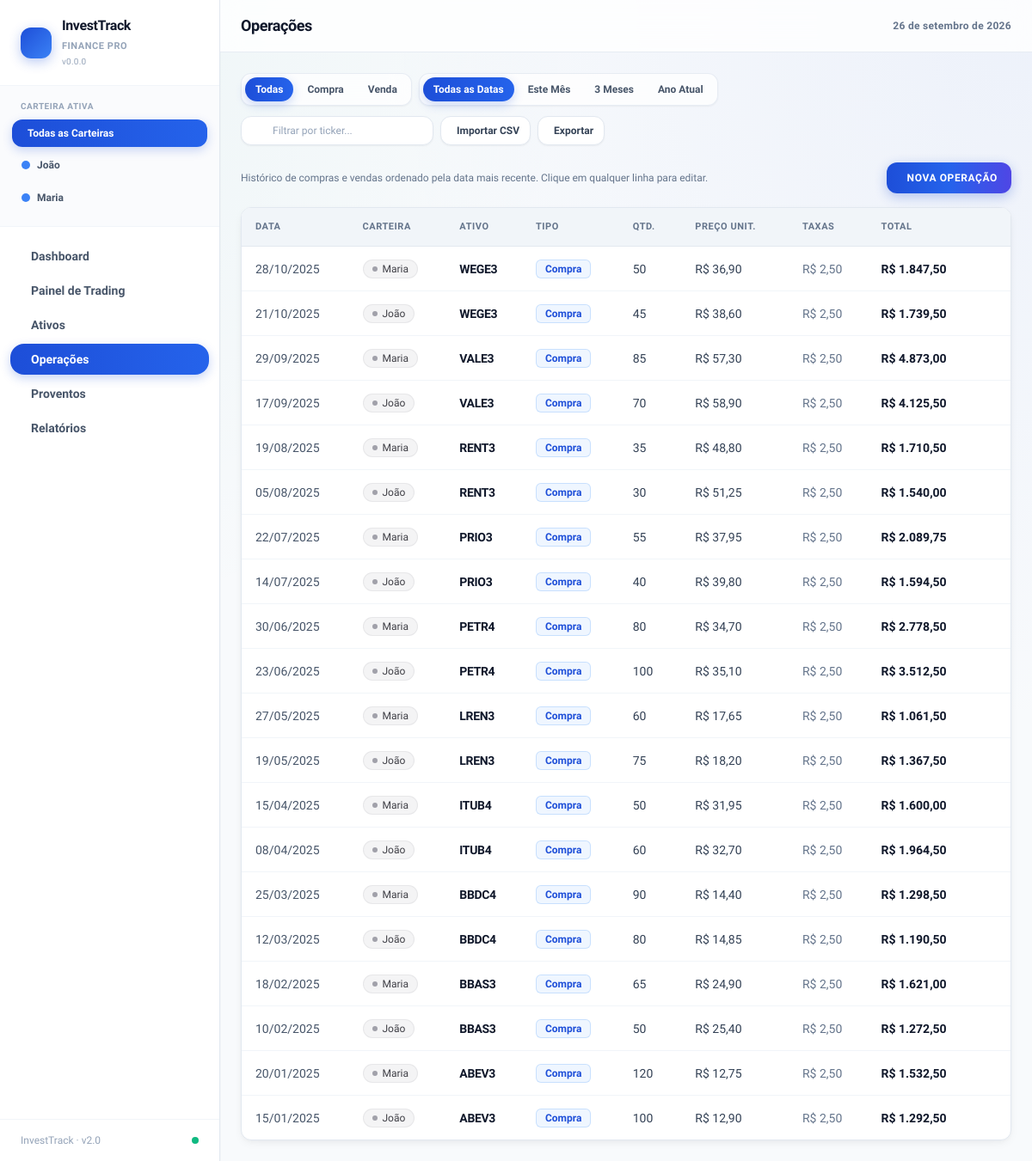
The app's page /operacoes.php with its own data.
### tables this page shows
CREATE TABLE IF NOT EXISTS carteiras (
    id INT AUTO_INCREMENT PRIMARY KEY,
    nome VARCHAR(60) NOT NULL UNIQUE,
    criado_em DATETIME DEFAULT CURRENT_TIMESTAMP
);

CREATE TABLE IF NOT EXISTS transacoes (
    id INT AUTO_INCREMENT PRIMARY KEY,
    ativo_id INT NOT NULL,
    carteira_id INT NOT NULL,
    tipo ENUM('COMPRA','VENDA') NOT NULL,
    quantidade INT NOT NULL,
    preco_unitario DECIMAL(18,6) NOT NULL,
    taxas DECIMAL(14,4) NOT NULL DEFAULT 0,
    data_operacao DATE NOT NULL,
    observacao VARCHAR(255) DEFAULT NULL,
    criado_em DATETIME DEFAULT CURRENT_TIMESTAMP,
    CONSTRAINT fk_transacoes_ativo FOREIGN KEY (ativo_id) REFERENCES ativos(id) ON DELETE CASCADE,
    CONSTRAINT fk_transacoes_carteira FOREIGN KEY (carteira_id) REFERENCES carteiras(id),
    INDEX idx_transacoes_ativo (ativo_id),
    INDEX idx_transacoes_carteira (carteira_id),
    INDEX idx_transacoes_data (data_operacao)
);

CREATE TABLE IF NOT EXISTS ativos (
    id INT AUTO_INCREMENT PRIMARY KEY,
    ticker VARCHAR(10) NOT NULL UNIQUE,
    nome VARCHAR(150) NOT NULL,
    tipo ENUM('ACAO','FII','ETF','BDR','OUTRO') NOT NULL DEFAULT 'ACAO',
    setor VARCHAR(100) DEFAULT NULL,
    cotacao_atual DECIMAL(14,4) NOT NULL DEFAULT 0,
    cotacao_atualizada_em DATETIME DEFAULT NULL,
    criado_em DATETIME DEFAULT CURRENT_TIMESTAMP
);

### views/operacoes/index.php (the view, shortened to what the rows shown need)
<?php require BASE_PATH . '/views/layout/header.php'; ?>
<div class="tabela-card">
  <table class="w-full text-sm js-sortable" id="tabela-operacoes">
    <thead>
      <tr class="text-left text-[11px] font-bold text-slate-500 uppercase tracking-wider bg-slate-50/80 border-b border-slate-200">
        <th class="py-3 px-4" data-default-sort="desc">Data</th>
        <th class="py-3 px-4">Carteira</th>
        <th class="py-3 px-4" data-sort-type="text">Ativo</th>
        <th class="py-3 px-4">Tipo</th>
        <th class="py-3 px-4">Qtd.</th>
        <th class="py-3 px-4">Preço Unit.</th>
        <th class="py-3 px-4">Taxas</th>
        <th class="py-3 px-4">Total</th>
        <th class="py-3 px-2 w-10 text-center" data-no-sort data-no-export></th>
      </tr>
    </thead>
    <tbody class="divide-y divide-slate-100">
      <?php foreach ($transacoes as $t): $total = $t['quantidade'] * $t['preco_unitario'] + ($t['tipo'] === 'COMPRA' ? $t['taxas'] : -$t['taxas']); ?>
      <tr class="hover:bg-slate-50/80 cursor-pointer transition-colors group operacao-row"
          data-ticker="<?= e($t['ticker']) ?>"
          data-tipo="<?= e($t['tipo']) ?>"
          data-data="<?= e($t['data_operacao']) ?>"
          title="Clique para editar"
          onclick="window.location.href='<?= BASE_URL ?>/operacoes.php?action=edit&id=<?= (int)$t['id'] ?>'">
        <td class="py-3.5 px-4 text-slate-600 font-medium" data-sort-value="<?= e($t['data_operacao']) ?>"><?= date('d/m/Y', strtotime($t['data_operacao'])) ?></td>
        <td class="py-3.5 px-4">
          <?= carteira_badge($t['carteira_nome']) ?>
        </td>
        <td class="py-3.5 px-4 font-bold text-slate-900 tracking-tight" data-sort-value="<?= e($t['ticker']) ?>"><?= e($t['ticker']) ?></td>
        <td class="py-3.5 px-4">
          <span class="inline-flex items-center rounded-md px-2.5 py-0.5 text-xs font-bold <?= $t['tipo'] === 'COMPRA' ? 'bg-blue-50 text-blue-700 border border-blue-200/80' : 'bg-amber-50 text-amber-700 border border-amber-200/80' ?>">
            <?= $t['tipo'] === 'COMPRA' ? 'Compra' : 'Venda' ?>
          </span>
        </td>
        <td class="py-3.5 px-4 text-slate-700 font-medium"><?= number_format($t['quantidade'], 0, ',', '.') ?></td>
        <td class="py-3.5 px-4 text-slate-700 font-medium">R$ <?= formatar_preco_unitario($t['preco_unitario']) ?></td>
        <td class="py-3.5 px-4 text-slate-500 font-medium">R$ <?= number_format($t['taxas'], 2, ',', '.') ?></td>
        <td class="py-3.5 px-4 text-slate-900 font-bold">R$ <?= number_format($total, 2, ',', '.') ?></td>
        <td class="py-3.5 px-2 text-center" onclick="event.stopPropagation()">
          <button type="button"
            onclick="abrirModalExclusao(<?= (int)$t['id'] ?>, '<?= e($t['ticker']) ?>', '<?= date('d/m/Y', strtotime($t['data_operacao'])) ?>')"
            class="rounded-lg p-1.5 text-slate-400 hover:text-rose-600 hover:bg-rose-50 transition-colors"
            title="Excluir operação">
          </button>
        </td>
      </tr>
      <?php endforeach; ?>
    </tbody>
  </table>
</div>
<?php require BASE_PATH . '/views/layout/footer.php'; ?>

### views/layout/sidebar.php (shortened to what the rows shown need)
<?php
$currentScript = basename($_SERVER['SCRIPT_NAME'] ?? '');
$currentAction = $_GET['action'] ?? '';
$actionQuery = !empty($currentAction) ? '&action=' . urlencode((string)$currentAction) : '';
if (!isset($sidebarWallets)) {
    global $db;
    if ($db instanceof PDO) {
        $sidebarWallets = (new Wallet($db))->all();
    } else {
        $sidebarWallets = [];
    }
}
$carteiraAtivaGlobal = resolve_carteira_id();
?>
<aside class="w-64 shrink-0 bg-white border-r border-slate-200 flex flex-col shadow-sm">
  <div class="px-3.5 py-4 border-b border-slate-100 bg-slate-50/70">
    <div class="flex flex-col gap-1">
      <?php foreach ($sidebarWallets as $w):
        $isAtiva = ($carteiraAtivaGlobal === (int)$w['id']);
        $wNome = strtolower(trim($w['nome']));
        $isRenato = str_contains($wNome, 'renato');
        $isVicente = str_contains($wNome, 'vicente');
        if ($isRenato) {
          $corDot = 'bg-purple-600';
          $corAtiva = 'bg-gradient-to-r from-purple-700 via-purple-600 to-indigo-600 text-white shadow-[0_4px_14px_rgba(126,34,206,0.32)]';
          $corInativa = 'text-slate-600 hover:bg-purple-50/70 hover:text-purple-900 border border-transparent hover:border-purple-200/80';
        } elseif ($isVicente) {
          $corDot = 'bg-emerald-500';
          $corAtiva = 'bg-gradient-to-r from-emerald-600 via-teal-600 to-teal-700 text-white shadow-[0_4px_14px_rgba(13,148,136,0.32)]';
          $corInativa = 'text-slate-600 hover:bg-emerald-50/70 hover:text-emerald-900 border border-transparent hover:border-emerald-200/80';
        } else {
          $corDot = 'bg-blue-500';
          $corAtiva = 'bg-gradient-to-r from-blue-700 to-blue-600 text-white shadow-[0_4px_12px_rgba(29,78,216,0.22)]';
          $corInativa = 'text-slate-600 hover:bg-white hover:text-slate-900 border border-transparent hover:border-slate-200/80';
        }
      ?>
      <a href="<?= BASE_URL ?>/<?= $currentScript ?>?carteira=<?= (int)$w['id'] ?><?= $actionQuery ?>"
        class="flex items-center justify-between rounded-xl px-2.5 py-2 text-xs font-bold transition-all duration-150 <?= $isAtiva ? $corAtiva : $corInativa ?>">
        <div class="flex items-center gap-2">
          <span class="w-2.5 h-2.5 rounded-full <?= $isAtiva ? 'bg-white shadow-sm ring-2 ring-white/30' : $corDot ?>"></span>
          <span><?= e($w['nome']) ?></span>
        </div>
      </a>
      <?php endforeach; ?>
    </div>
  </div>
</aside>

### config/app.php (shortened to what the rows shown need)
<?php
function e(?string $value): string
{
    return htmlspecialchars((string)$value, ENT_QUOTES, 'UTF-8');
}
function resolve_carteira_id(): ?int
{
    return isset($_SESSION['carteira_id']) && $_SESSION['carteira_id'] !== null ? (int)$_SESSION['carteira_id'] : null;
}
function carteira_badge_class(?string $nome): string
{
    $nomeLower = strtolower(trim((string)$nome));
    return 'bg-zinc-100 text-zinc-700 border border-zinc-200/80';
}
function carteira_badge(?string $nome): string
{
    $class = carteira_badge_class($nome);
    $dotColor = 'bg-zinc-400';
    $nomeLower = strtolower(trim((string)$nome));
    return '<span class="inline-flex items-center gap-1.5 rounded-full px-2.5 py-0.5 text-xs font-medium ' . $class . '">'
         . '<span class="w-1.5 h-1.5 rounded-full ' . $dotColor . '"></span>'
         . e($nome)
         . '</span>';
}
function formatar_preco_unitario(mixed $valor): string
{
    $val = (float)str_replace(',', '.', (string)$valor);
    $precoStr = number_format($val, 6, ',', '.');
    $parts = explode(',', $precoStr);
    if (isset($parts[1])) {
        $dec = rtrim($parts[1], '0');
        if (strlen($dec) < 2) {
            $dec = str_pad($dec, 2, '0');
        }
        return $parts[0] . ',' . $dec;
    }
    return $precoStr;
}

### records on screen
carteiras: nome "João"
carteiras: nome "Maria"
transacoes: data_operacao "28/10/2025", carteira.nome "Maria", ativo.ticker "WEGE3", shows "Compra", quantidade "50", preco_unitario "36,90", taxas "2,50", total "1.847,50"
transacoes: data_operacao "21/10/2025", carteira.nome "João", ativo.ticker "WEGE3", shows "Compra", quantidade "45", preco_unitario "38,60", taxas "2,50", total "1.739,50"
transacoes: data_operacao "29/09/2025", carteira.nome "Maria", ativo.ticker "VALE3", shows "Compra", quantidade "85", preco_unitario "57,30", taxas "2,50", total "4.873,00"
transacoes: data_operacao "17/09/2025", carteira.nome "João", ativo.ticker "VALE3", shows "Compra", quantidade "70", preco_unitario "58,90", taxas "2,50", total "4.125,50"
transacoes: data_operacao "19/08/2025", carteira.nome "Maria", ativo.ticker "RENT3", shows "Compra", quantidade "35", preco_unitario "48,80", taxas "2,50", total "1.710,50"
transacoes: data_operacao "05/08/2025", carteira.nome "João", ativo.ticker "RENT3", shows "Compra", quantidade "30", preco_unitario "51,25", taxas "2,50", total "1.540,00"
transacoes: data_operacao "22/07/2025", carteira.nome "Maria", ativo.ticker "PRIO3", shows "Compra", quantidade "55", preco_unitario "37,95", taxas "2,50", total "2.089,75"
transacoes: data_operacao "14/07/2025", carteira.nome "João", ativo.ticker "PRIO3", shows "Compra", quantidade "40", preco_unitario "39,80", taxas "2,50", total "1.594,50"
transacoes: data_operacao "30/06/2025", carteira.nome "Maria", ativo.ticker "PETR4", shows "Compra", quantidade "80", preco_unitario "34,70", taxas "2,50", total "2.778,50"
transacoes: data_operacao "23/06/2025", carteira.nome "João", ativo.ticker "PETR4", shows "Compra", quantidade "100", preco_unitario "35,10", taxas "2,50", total "3.512,50"
transacoes: data_operacao "27/05/2025", carteira.nome "Maria", ativo.ticker "LREN3", shows "Compra", quantidade "60", preco_unitario "17,65", taxas "2,50", total "1.061,50"
transacoes: data_operacao "19/05/2025", carteira.nome "João", ativo.ticker "LREN3", shows "Compra", quantidade "75", preco_unitario "18,20", taxas "2,50", total "1.367,50"
transacoes: data_operacao "15/04/2025", carteira.nome "Maria", ativo.ticker "ITUB4", shows "Compra", quantidade "50", preco_unitario "31,95", taxas "2,50", total "1.600,00"
transacoes: data_operacao "08/04/2025", carteira.nome "João", ativo.ticker "ITUB4", shows "Compra", quantidade "60", preco_unitario "32,70", taxas "2,50", total "1.964,50"
transacoes: data_operacao "25/03/2025", carteira.nome "Maria", ativo.ticker "BBDC4", shows "Compra", quantidade "90", preco_unitario "14,40", taxas "2,50", total "1.298,50"
transacoes: data_operacao "12/03/2025", carteira.nome "João", ativo.ticker "BBDC4", shows "Compra", quantidade "80", preco_unitario "14,85", taxas "2,50", total "1.190,50"
transacoes: data_operacao "18/02/2025", carteira.nome "Maria", ativo.ticker "BBAS3", shows "Compra", quantidade "65", preco_unitario "24,90", taxas "2,50", total "1.621,00"
transacoes: data_operacao "10/02/2025", carteira.nome "João", ativo.ticker "BBAS3", shows "Compra", quantidade "50", preco_unitario "25,40", taxas "2,50", total "1.272,50"
transacoes: data_operacao "20/01/2025", carteira.nome "Maria", ativo.ticker "ABEV3", shows "Compra", quantidade "120", preco_unitario "12,75", taxas "2,50", total "1.532,50"
transacoes: data_operacao "15/01/2025", carteira.nome "João", ativo.ticker "ABEV3", shows "Compra", quantidade "100", preco_unitario "12,90", taxas "2,50", total "1.292,50"

### other values on screen
defined('APP_VERSION') ? APP_VERSION : '0.0.0' "0.0.0"
$item['label'] "Dashboard"
$item['label'] "Painel de Trading"
$item['label'] "Ativos"
$item['label'] "Operações"
$item['label'] "Proventos"
$item['label'] "Relatórios"
$pageTitle "Operações"
